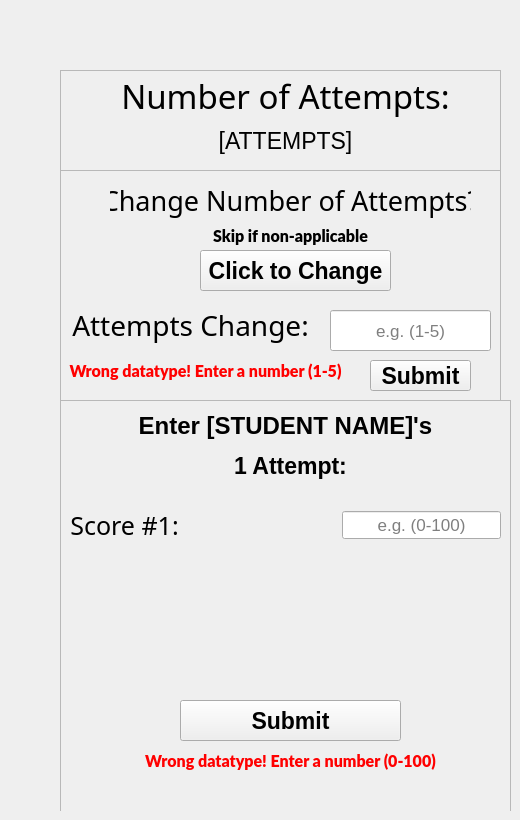
    <widget class="QWidget" name="Scores_Entry_1">
     <widget class="QWidget" name="widget_Scores_Entry_1_1" native="true">
      <property name="geometry">
       <rect>
        <x>60</x>
        <y>60</y>
        <width>451</width>
        <height>751</height>
       </rect>
      </property>
      <widget class="QFrame" name="frame_Scores_Entry_1_3">
       <property name="geometry">
        <rect>
         <x>0</x>
         <y>340</y>
         <width>451</width>
         <height>421</height>
        </rect>
       </property>
       <property name="frameShape">
        <enum>QFrame::StyledPanel</enum>
       </property>
       <property name="frameShadow">
        <enum>QFrame::Raised</enum>
       </property>
       <widget class="QLabel" name="label_Scores_Entry_1_ent_stud_name_1">
        <property name="geometry">
         <rect>
          <x>0</x>
          <y>10</y>
          <width>451</width>
          <height>31</height>
         </rect>
        </property>
        <property name="font">
         <font>
          <pointsize>18</pointsize>
          <weight>75</weight>
          <bold>true</bold>
         </font>
        </property>
        <property name="text">
         <string>Enter [STUDENT NAME]'s</string>
        </property>
        <property name="alignment">
         <set>Qt::AlignCenter</set>
        </property>
       </widget>
       <widget class="QLabel" name="label_Scores_Entry_1_one_attempt_1">
        <property name="geometry">
         <rect>
          <x>20</x>
          <y>50</y>
          <width>421</width>
          <height>31</height>
         </rect>
        </property>
        <property name="font">
         <font>
          <pointsize>17</pointsize>
          <weight>75</weight>
          <bold>true</bold>
         </font>
        </property>
        <property name="text">
         <string>1 Attempt:</string>
        </property>
        <property name="alignment">
         <set>Qt::AlignCenter</set>
        </property>
       </widget>
       <widget class="QLabel" name="label_Scores_Entry_1_error_message_1">
        <property name="enabled">
         <bool>false</bool>
        </property>
        <property name="geometry">
         <rect>
          <x>10</x>
          <y>350</y>
          <width>441</width>
          <height>21</height>
         </rect>
        </property>
        <property name="font">
         <font>
          <family>Lato Black</family>
          <pointsize>12</pointsize>
          <weight>75</weight>
          <italic>false</italic>
          <bold>true</bold>
         </font>
        </property>
        <property name="autoFillBackground">
         <bool>false</bool>
        </property>
        <property name="styleSheet">
         <string notr="true">color: red;</string>
        </property>
        <property name="text">
         <string>Wrong datatype! Enter a number (0-100)</string>
        </property>
        <property name="alignment">
         <set>Qt::AlignCenter</set>
        </property>
       </widget>
       <widget class="QPushButton" name="pushButton_Scores_Entry_1_submit_2">
        <property name="geometry">
         <rect>
          <x>120</x>
          <y>300</y>
          <width>221</width>
          <height>41</height>
         </rect>
        </property>
        <property name="font">
         <font>
          <pointsize>17</pointsize>
          <weight>75</weight>
          <italic>false</italic>
          <bold>true</bold>
          <underline>false</underline>
          <strikeout>false</strikeout>
          <kerning>true</kerning>
         </font>
        </property>
        <property name="text">
         <string>Submit</string>
        </property>
       </widget>
       <widget class="QWidget" name="verticalLayoutWidget_12">
        <property name="geometry">
         <rect>
          <x>10</x>
          <y>100</y>
          <width>431</width>
          <height>51</height>
         </rect>
        </property>
        <layout class="QVBoxLayout" name="verticalLayout_Scores_Entry_1_1">
         <item>
          <layout class="QHBoxLayout" name="horizontalLayout_Scores_Entry_1_1">
           <item>
            <widget class="QLabel" name="label_Scores_Entry_1_score_one_1">
             <property name="font">
              <font>
               <family>Oswald Light</family>
               <pointsize>19</pointsize>
              </font>
             </property>
             <property name="text">
              <string>Score #1:</string>
             </property>
             <property name="alignment">
              <set>Qt::AlignCenter</set>
             </property>
            </widget>
           </item>
           <item>
            <spacer name="horizontalSpacer_Scores_Entry_1_1">
             <property name="orientation">
              <enum>Qt::Horizontal</enum>
             </property>
             <property name="sizeHint" stdset="0">
              <size>
               <width>98</width>
               <height>43</height>
              </size>
             </property>
            </spacer>
           </item>
           <item>
            <widget class="QLineEdit" name="lineEdit_Scores_Entry_1_score_one_1">
             <property name="enabled">
              <bool>true</bool>
             </property>
             <property name="font">
              <font>
               <pointsize>13</pointsize>
              </font>
             </property>
             <property name="autoFillBackground">
              <bool>false</bool>
             </property>
             <property name="text">
              <string/>
             </property>
             <property name="frame">
              <bool>true</bool>
             </property>
             <property name="alignment">
              <set>Qt::AlignCenter</set>
             </property>
             <property name="readOnly">
              <bool>false</bool>
             </property>
             <property name="placeholderText">
              <string>e.g. (0-100)</string>
             </property>
             <property name="cursorMoveStyle">
              <enum>Qt::LogicalMoveStyle</enum>
             </property>
            </widget>
           </item>
          </layout>
         </item>
        </layout>
       </widget>
      </widget>
      <widget class="QFrame" name="frame_Scores_Entry_1_2">
       <property name="geometry">
        <rect>
         <x>0</x>
         <y>110</y>
         <width>441</width>
         <height>231</height>
        </rect>
       </property>
       <property name="frameShape">
        <enum>QFrame::StyledPanel</enum>
       </property>
       <property name="frameShadow">
        <enum>QFrame::Raised</enum>
       </property>
       <widget class="QLabel" name="label_Scores_Entry_1_skip_1">
        <property name="geometry">
         <rect>
          <x>130</x>
          <y>50</y>
          <width>201</width>
          <height>31</height>
         </rect>
        </property>
        <property name="font">
         <font>
          <family>Lato Black</family>
          <pointsize>12</pointsize>
          <weight>75</weight>
          <italic>false</italic>
          <bold>true</bold>
         </font>
        </property>
        <property name="autoFillBackground">
         <bool>false</bool>
        </property>
        <property name="text">
         <string>Skip if non-applicable</string>
        </property>
        <property name="alignment">
         <set>Qt::AlignCenter</set>
        </property>
       </widget>
       <widget class="QLineEdit" name="lineEdit_Scores_Entry_1_attempts_change_1">
        <property name="enabled">
         <bool>true</bool>
        </property>
        <property name="geometry">
         <rect>
          <x>270</x>
          <y>140</y>
          <width>161</width>
          <height>41</height>
         </rect>
        </property>
        <property name="font">
         <font>
          <pointsize>13</pointsize>
         </font>
        </property>
        <property name="autoFillBackground">
         <bool>false</bool>
        </property>
        <property name="text">
         <string/>
        </property>
        <property name="frame">
         <bool>true</bool>
        </property>
        <property name="alignment">
         <set>Qt::AlignCenter</set>
        </property>
        <property name="readOnly">
         <bool>false</bool>
        </property>
        <property name="placeholderText">
         <string>e.g. (1-5)</string>
        </property>
        <property name="cursorMoveStyle">
         <enum>Qt::LogicalMoveStyle</enum>
        </property>
       </widget>
       <widget class="QLabel" name="label_Scores_Entry_1_attempts_change_1">
        <property name="geometry">
         <rect>
          <x>50</x>
          <y>0</y>
          <width>361</width>
          <height>61</height>
         </rect>
        </property>
        <property name="font">
         <font>
          <family>Oswald Light</family>
          <pointsize>20</pointsize>
         </font>
        </property>
        <property name="text">
         <string>Change Number of Attempts?</string>
        </property>
        <property name="alignment">
         <set>Qt::AlignCenter</set>
        </property>
       </widget>
       <widget class="QPushButton" name="pushButton_Scores_Entry_1_change_1">
        <property name="geometry">
         <rect>
          <x>140</x>
          <y>80</y>
          <width>191</width>
          <height>41</height>
         </rect>
        </property>
        <property name="font">
         <font>
          <pointsize>17</pointsize>
          <weight>75</weight>
          <bold>true</bold>
         </font>
        </property>
        <property name="text">
         <string>Click to Change</string>
        </property>
       </widget>
       <widget class="QLabel" name="label_Scores_Entry_1_attempts_change_2">
        <property name="enabled">
         <bool>true</bool>
        </property>
        <property name="geometry">
         <rect>
          <x>10</x>
          <y>130</y>
          <width>241</width>
          <height>51</height>
         </rect>
        </property>
        <property name="font">
         <font>
          <family>Oswald Light</family>
          <pointsize>21</pointsize>
         </font>
        </property>
        <property name="text">
         <string>Attempts Change:</string>
        </property>
        <property name="alignment">
         <set>Qt::AlignCenter</set>
        </property>
       </widget>
       <widget class="QPushButton" name="pushButton_Scores_Entry_1_submit_1">
        <property name="enabled">
         <bool>true</bool>
        </property>
        <property name="geometry">
         <rect>
          <x>310</x>
          <y>190</y>
          <width>101</width>
          <height>31</height>
         </rect>
        </property>
        <property name="font">
         <font>
          <pointsize>17</pointsize>
          <weight>75</weight>
          <italic>false</italic>
          <bold>true</bold>
          <underline>false</underline>
          <strikeout>false</strikeout>
          <kerning>true</kerning>
         </font>
        </property>
        <property name="text">
         <string>Submit</string>
        </property>
       </widget>
       <widget class="QLabel" name="label_Scores_Entry_1_error_message_2">
        <property name="enabled">
         <bool>false</bool>
        </property>
        <property name="geometry">
         <rect>
          <x>0</x>
          <y>190</y>
          <width>291</width>
          <height>21</height>
         </rect>
        </property>
        <property name="font">
         <font>
          <family>Lato Black</family>
          <pointsize>12</pointsize>
          <weight>75</weight>
          <italic>false</italic>
          <bold>true</bold>
         </font>
        </property>
        <property name="autoFillBackground">
         <bool>false</bool>
        </property>
        <property name="styleSheet">
         <string notr="true">color: red;</string>
        </property>
        <property name="text">
         <string>Wrong datatype! Enter a number (1-5)</string>
        </property>
        <property name="alignment">
         <set>Qt::AlignCenter</set>
        </property>
       </widget>
      </widget>
      <widget class="QFrame" name="frame_Scores_Entry_1_1">
       <property name="geometry">
        <rect>
         <x>0</x>
         <y>10</y>
         <width>441</width>
         <height>101</height>
        </rect>
       </property>
       <property name="frameShape">
        <enum>QFrame::StyledPanel</enum>
       </property>
       <property name="frameShadow">
        <enum>QFrame::Raised</enum>
       </property>
       <widget class="QLabel" name="label_Scores_Entry_1_attempts_var_1">
        <property name="geometry">
         <rect>
          <x>60</x>
          <y>50</y>
          <width>331</width>
          <height>41</height>
         </rect>
        </property>
        <property name="font">
         <font>
          <pointsize>17</pointsize>
         </font>
        </property>
        <property name="text">
         <string>[ATTEMPTS]</string>
        </property>
        <property name="alignment">
         <set>Qt::AlignCenter</set>
        </property>
       </widget>
       <widget class="QLabel" name="label_Scores_Entry_1_num_of_attempts_1">
        <property name="geometry">
         <rect>
          <x>60</x>
          <y>0</y>
          <width>331</width>
          <height>51</height>
         </rect>
        </property>
        <property name="font">
         <font>
          <family>Oswald Light</family>
          <pointsize>25</pointsize>
         </font>
        </property>
        <property name="text">
         <string>Number of Attempts:</string>
        </property>
        <property name="alignment">
         <set>Qt::AlignCenter</set>
        </property>
       </widget>
      </widget>
     </widget>
    </widget>
